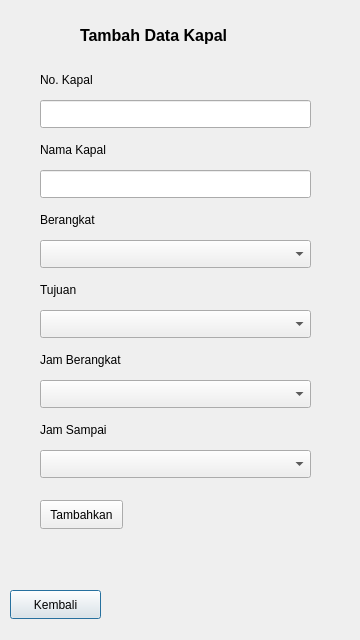
<?xml version="1.0" encoding="UTF-8"?>
<ui version="4.0">
 <class>tambah_kapal</class>
 <widget class="QDialog" name="tambah_kapal">
  <property name="geometry">
   <rect>
    <x>0</x>
    <y>0</y>
    <width>360</width>
    <height>640</height>
   </rect>
  </property>
  <property name="minimumSize">
   <size>
    <width>360</width>
    <height>640</height>
   </size>
  </property>
  <property name="maximumSize">
   <size>
    <width>360</width>
    <height>640</height>
   </size>
  </property>
  <property name="windowTitle">
   <string>Dialog</string>
  </property>
  <widget class="QComboBox" name="comboBox_2">
   <property name="geometry">
    <rect>
     <x>40</x>
     <y>380</y>
     <width>271</width>
     <height>28</height>
    </rect>
   </property>
  </widget>
  <widget class="QComboBox" name="comboBox_3">
   <property name="geometry">
    <rect>
     <x>40</x>
     <y>240</y>
     <width>271</width>
     <height>28</height>
    </rect>
   </property>
  </widget>
  <widget class="QComboBox" name="comboBox_4">
   <property name="geometry">
    <rect>
     <x>40</x>
     <y>310</y>
     <width>271</width>
     <height>28</height>
    </rect>
   </property>
  </widget>
  <widget class="QLabel" name="label">
   <property name="geometry">
    <rect>
     <x>40</x>
     <y>140</y>
     <width>91</width>
     <height>20</height>
    </rect>
   </property>
   <property name="text">
    <string>Nama Kapal</string>
   </property>
  </widget>
  <widget class="QPushButton" name="pushButton_2">
   <property name="geometry">
    <rect>
     <x>10</x>
     <y>590</y>
     <width>91</width>
     <height>29</height>
    </rect>
   </property>
   <property name="text">
    <string>Kembali</string>
   </property>
  </widget>
  <widget class="QLabel" name="label_2">
   <property name="geometry">
    <rect>
     <x>40</x>
     <y>350</y>
     <width>101</width>
     <height>20</height>
    </rect>
   </property>
   <property name="text">
    <string>Jam Berangkat</string>
   </property>
  </widget>
  <widget class="QComboBox" name="comboBox_5">
   <property name="geometry">
    <rect>
     <x>40</x>
     <y>450</y>
     <width>271</width>
     <height>28</height>
    </rect>
   </property>
  </widget>
  <widget class="QLineEdit" name="lineEdit_3">
   <property name="geometry">
    <rect>
     <x>40</x>
     <y>100</y>
     <width>271</width>
     <height>28</height>
    </rect>
   </property>
  </widget>
  <widget class="QLabel" name="label_5">
   <property name="geometry">
    <rect>
     <x>40</x>
     <y>280</y>
     <width>63</width>
     <height>20</height>
    </rect>
   </property>
   <property name="text">
    <string>Tujuan</string>
   </property>
  </widget>
  <widget class="QLabel" name="label_4">
   <property name="geometry">
    <rect>
     <x>40</x>
     <y>420</y>
     <width>81</width>
     <height>20</height>
    </rect>
   </property>
   <property name="text">
    <string>Jam Sampai</string>
   </property>
  </widget>
  <widget class="QLabel" name="label_6">
   <property name="geometry">
    <rect>
     <x>80</x>
     <y>20</y>
     <width>191</width>
     <height>31</height>
    </rect>
   </property>
   <property name="font">
    <font>
     <pointsize>12</pointsize>
     <bold>true</bold>
    </font>
   </property>
   <property name="text">
    <string>Tambah Data Kapal</string>
   </property>
  </widget>
  <widget class="QLabel" name="label_3">
   <property name="geometry">
    <rect>
     <x>40</x>
     <y>210</y>
     <width>81</width>
     <height>20</height>
    </rect>
   </property>
   <property name="text">
    <string>Berangkat</string>
   </property>
  </widget>
  <widget class="QPushButton" name="pushButton">
   <property name="geometry">
    <rect>
     <x>40</x>
     <y>500</y>
     <width>83</width>
     <height>29</height>
    </rect>
   </property>
   <property name="text">
    <string>Tambahkan</string>
   </property>
  </widget>
  <widget class="QLabel" name="label_7">
   <property name="geometry">
    <rect>
     <x>40</x>
     <y>70</y>
     <width>91</width>
     <height>20</height>
    </rect>
   </property>
   <property name="text">
    <string>No. Kapal</string>
   </property>
  </widget>
  <widget class="QLineEdit" name="lineEdit_2">
   <property name="geometry">
    <rect>
     <x>40</x>
     <y>170</y>
     <width>271</width>
     <height>28</height>
    </rect>
   </property>
  </widget>
 </widget>
 <resources/>
 <connections/>
</ui>
